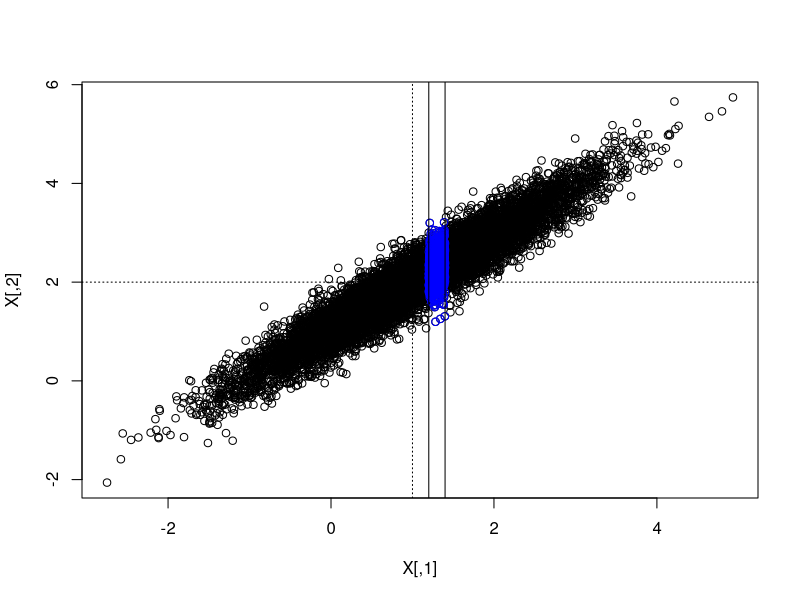
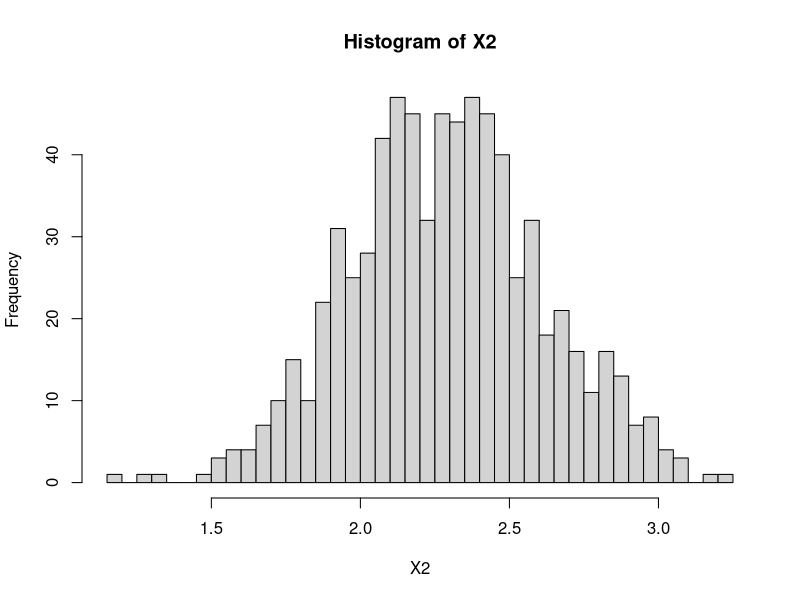
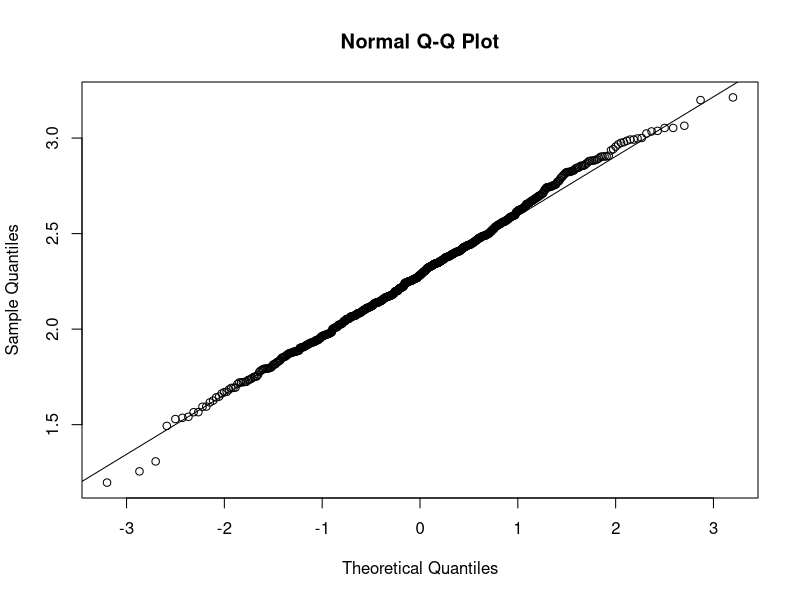

The R source for these figures, in order:
# -------------------
# Author: O. Roustant
# -------------------

# The aim of this code is to illustrate the main properties
# of the conditional distribution of Gaussian vectors.

library(MASS)

# draw realizations of a Gaussian vector (X1, X2) 
rho <- 0.95
Sigma <- matrix(c(1, rho, rho, 1), 2, 2)
mu <- c(1, 2)
X <- mvrnorm(n = 10000, mu = mu, Sigma = Sigma)
plot(X)
abline(v = mu[1], h = mu[2], lty = 'dotted')

# let us condition on X1 = x1
# in practice: consider the points such that x1-h <= X1 <= x1+h (with a small h)
x1 <- 1.3
h <- 0.1

indices <- which(abs(X[,1] - x1) < h)   
X2 <- X[indices, 2]
points(X[indices, 1], X[indices, 2], col="blue")
abline(v = c(x1-h, x1+h))

# study the distribution of X2 conditioned on X1 = x1
# Is it a normal one ?
# What can you say of its mean as a function of x1 ? 
# (consider a reasonable domain for x1, such as [mu - sigma, mu + sigma],
# in which there are enough data points)
# Same question with the variance ?

hist(X2, breaks = 30)
qqnorm(X2); qqline(X2)

